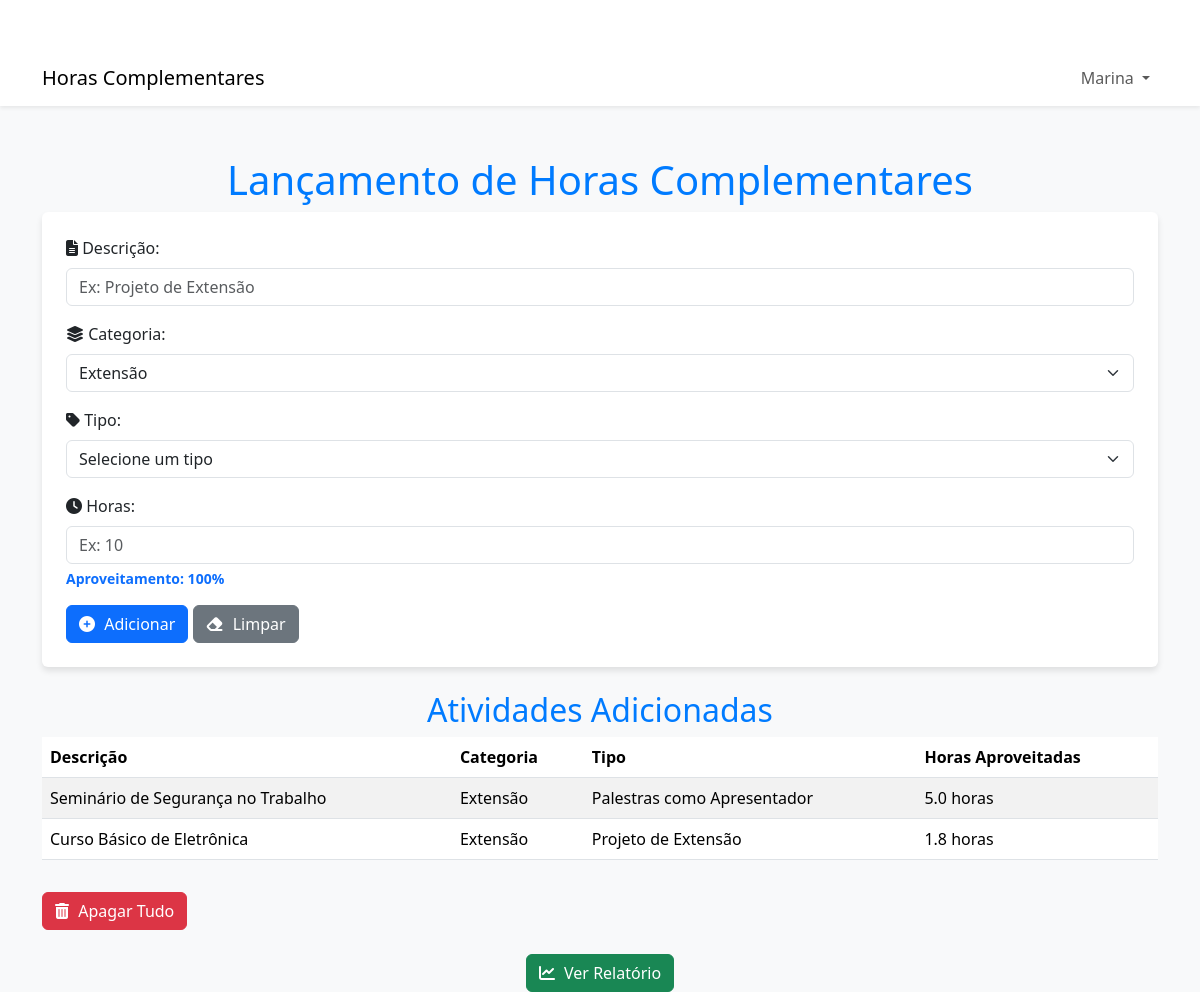
The app's page / (signed in) with its own data.
### app.py (models this page shows)
class Atividade(db.Model):
    id = db.Column(db.Integer, primary_key=True)
    descricao = db.Column(db.String(200), nullable=False)
    categoria = db.Column(db.String(50), nullable=False)
    tipo = db.Column(db.String(50), nullable=False)
    horas = db.Column(db.Integer, nullable=False)
    horas_aproveitadas = db.Column(db.Float, nullable=False)
    user_id = db.Column(db.Integer, db.ForeignKey('usuario.id'), nullable=False)

### app.py (the view)
@app.route('/')
def index():
    if not session.get("user_id"):
        flash("Você precisa estar logado para acessar esta página.", "warning")
        return redirect(url_for('login'))
    user_id = session.get("user_id")
    atividades = Atividade.query.filter_by(user_id=user_id).all()  # Filtra pelo usuário logado
    tipos = list(LIMITES_TIPO.keys())
    return render_template('index.html', atividades=atividades, tipos=tipos)

### templates/index.html (shortened to what this page needs)
<!DOCTYPE html>
<html lang="pt-br">
<head>
    <link href="https://cdn.jsdelivr.net/npm/bootstrap@5.3.2/dist/css/bootstrap.min.css" rel="stylesheet">
    <link href="https://cdnjs.cloudflare.com/ajax/libs/font-awesome/6.4.0/css/all.min.css" rel="stylesheet">
</head>
<body>
    <nav class="navbar navbar-expand-lg navbar-light bg-white shadow-sm">
        <div class="container">
            <a class="navbar-brand" href="/">Horas Complementares</a>
            <div class="collapse navbar-collapse" id="navbarNav">
                <ul class="navbar-nav ms-auto">
                    {% if session.get('user_id') %}
                    <li class="nav-item dropdown">
                        <a class="nav-link dropdown-toggle" href="#" id="userDropdown" role="button" data-bs-toggle="dropdown" aria-expanded="false">
                            {{ session.get('username', 'Usuário') }}
                        </a>
                    </li>
                    {% endif %}
                </ul>
            </div>
        </div>
    </nav>
    <div class="container">
        <h1>Lançamento de Horas Complementares</h1>
        <div class="card p-4 mb-4">
            <form method="POST" action="/adicionar" id="form-atividades">
                <div class="mb-3">
                    <label class="form-label" for="descricao">
                        <i class="fas fa-file-alt"></i> Descrição:
                    </label>
                    <input type="text" id="descricao" name="descricao" class="form-control" placeholder="Ex: Projeto de Extensão" required>
                </div>
                <div class="mb-3">
                    <label class="form-label" for="categoria">
                        <i class="fas fa-layer-group"></i> Categoria:
                    </label>
                    <select id="categoria" name="categoria" class="form-select" required>
                        <option value="Extensão" selected>Extensão</option>
                    </select>
                </div>
                <div class="mb-3">
                    <label class="form-label" for="tipo">
                        <i class="fas fa-tag"></i> Tipo:
                    </label>
                    <select id="tipo" name="tipo" class="form-select" required>
                        <option value="" disabled selected>Selecione um tipo</option>
                    </select>
                </div>
                <div class="mb-3">
                    <label class="form-label" for="horas">
                        <i class="fas fa-clock"></i> Horas:
                    </label>
                    <input type="number" id="horas" name="horas" class="form-control" placeholder="Ex: 10" min="1" required>
                    <div class="form-text" id="aproveitamento-info">Aproveitamento: 100%</div>
                </div>
                <button type="submit" class="btn btn-primary" id="btn-adicionar">
                    <i class="fas fa-plus-circle"></i> Adicionar
                </button>
                <button type="reset" class="btn btn-secondary">
                    <i class="fas fa-eraser"></i> Limpar
                </button>
            </form>
        </div>
        <h2>Atividades Adicionadas</h2>
        <table class="table table-striped table-hover">
            <thead>
                <tr>
                    <th>Descrição</th>
                    <th>Categoria</th>
                    <th>Tipo</th>
                    <th>Horas Aproveitadas</th>
                </tr>
            </thead>
            <tbody>
                {% for atividade in atividades %}
                <tr>
                    <td>{{ atividade.descricao }}</td>
                    <td>{{ atividade.categoria }}</td>
                    <td>{{ atividade.tipo }}</td>
                    <td>{{ atividade.horas_aproveitadas }} horas</td>
                </tr>
                {% endfor %}
            </tbody>
        </table>
<form method="POST" action="/apagar_tudo" onsubmit="return confirm('Tem certeza que deseja apagar todas as atividades?')">
    <button type="submit" class="btn btn-danger mt-3">
        <i class="fas fa-trash-alt"></i> Apagar Tudo
    </button>
</form>
        <div class="text-center mt-4">
            <a href="/relatorio" class="btn btn-success">
                <i class="fas fa-chart-line"></i> Ver Relatório
            </a>
        </div>
    </div>
</body>
</html>

### templates/index.html (style rules this page uses)
body { background-color: #f8f9fa; }
.container { margin-top: 50px; }
.navbar { margin-bottom: 20px; }
.card { border: none; box-shadow: 0 4px 6px rgba(0, 0, 0, 0.1); }
h1, h2 { color: #007bff; text-align: center; }
.btn i { margin-right: 5px; }
#aproveitamento-info { font-weight: bold; color: #0d6efd; }

### records on screen
Atividade: descricao "Seminário de Segurança no Trabalho", categoria "Extensão", tipo "Palestras como Apresentador", horas_aproveitadas "5.0"
Atividade: descricao "Curso Básico de Eletrônica", categoria "Extensão", tipo "Projeto de Extensão", horas_aproveitadas "1.8"

### other values on screen
{{ session.get('username', 'Usuário') }} "Marina"
